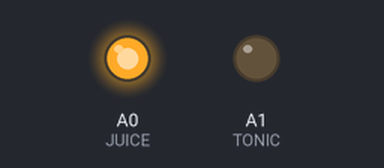
Simulated run of this sketch. Board: Arduino Nano, built with avr-gcc and run on an emulated ATmega328P. On the bench: output pins drawn as LEDs (lit = HIGH).

Above: at 5.0 s.
At 11.0 s:
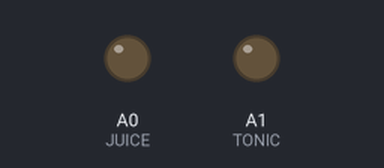
Timing chart, 0 to 15.6 s (numbered marks = the images above):
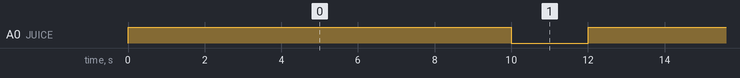

The sketch:

DrinkDispenser.ino
```cpp
#include <Arduino_FreeRTOS.h>
#include "RelayControl.h"
#include "DrinkConfiguration.h"

/*static void TaskRelayControl( void *pvParameters );
static void TaskRWDisplay( void *pvParameters );
static void TaskClock( void *pvParameters );*/

void setup() {

  pinMode(JUICE, OUTPUT);
  pinMode(TONIC, OUTPUT);

  Serial.begin(9600);

  while(!Serial); // Wait Serial terminal to open.

  xTaskCreate( TaskRelayControl, "RelayControl", 128, NULL, 2, NULL);
  //xTaskCreate( TaskRWDisplay, "RWDisplay", 128, NULL, 2, NULL);
  //xTaskCreate( TaskClock, "Clock", 128, NULL, 2, NULL);

  vTaskStartScheduler();
}

void loop() {
  // put your main code here, to run repeatedly:

}


/*static void TaskRWDisplay( void *pvParameters )
{
  (void) pvParameters;

  for(;;)
  {

  }

}

static void TaskClock( void *pvParameters )
{
  (void) pvParameters;

  for(;;)
  {

  }

}*/
```

RelayControl.c
```cpp
#include "Arduino.h"
#include "RelayControl.h"
#include "DrinkConfiguration.h"


void TaskRelayControl( void *pvParameters )
{
  (void) pvParameters;

  for(;;)
  {

	  //TODO: State machine for different drinks here

  digitalWrite(JUICE, HIGH); // turn on pump1 2 seconds
  delay(10000);
  digitalWrite(JUICE, LOW);  // turn off pump1 2 seconds
  delay(2000);

  /*digitalWrite(TONIC, HIGH); // turn on pump2 2 seconds
  delay(2000);
  digitalWrite(TONIC, LOW);  // turn off pump2 2 seconds
  delay(2000);*/

  }

}


void GT()
{

}
```

RelayControl.h
```cpp
#ifndef RelayControl_h
#define RelayControl_h

#include <Arduino_FreeRTOS.h>


#ifdef __cplusplus
 extern "C" {
#endif

void TaskRelayControl( void *pvParameters );

void GT( void );

#ifdef __cplusplus
}
#endif

#endif
```

DrinkConfiguration.h
```cpp
#ifndef DrinkConfiguration_h
#define DrinkConfiguration_h

#ifdef __cplusplus
 extern "C" {
#endif

//Pin init for pumps
#define JUICE A0
#define TONIC A1
#define SODA  A2
#define GIN   A3
#define TRIPLE_SEC A4
#define TEQUILA A5
#define VODKA A6
#define RUM A7


#ifdef __cplusplus
}
#endif

#endif
```

Measured:
- by itself, A0 (JUICE): alternates HIGH for 10.0 s and LOW for 2.0 s
